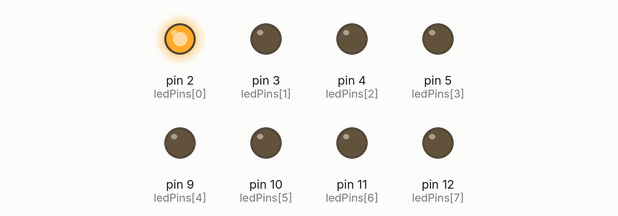
Simulated run of this sketch. Board: Arduino Uno, built with avr-gcc and run on an emulated ATmega328P. Parts: output pins drawn as LEDs (lit = HIGH).

Above: at 0.05 s.
At 0.65 s:
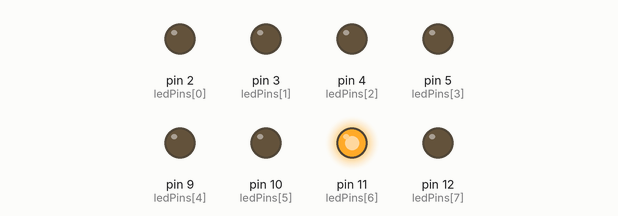
At 1.25 s:
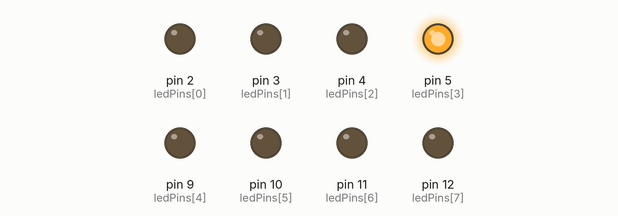
At 1.75 s:
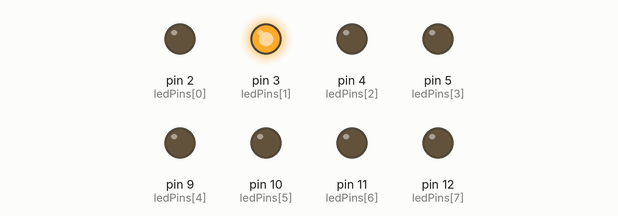
At 2.4 s:
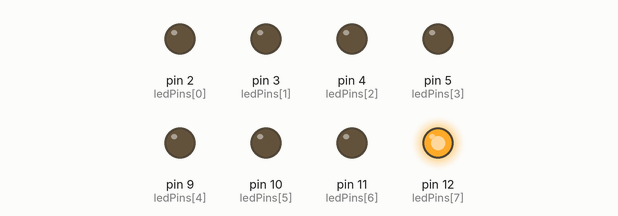
At 3.45 s:
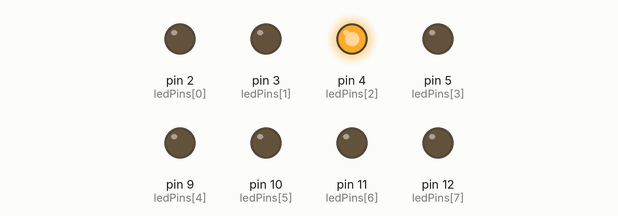
Timing chart, 0 to 3.8 s (numbered marks = the images above):
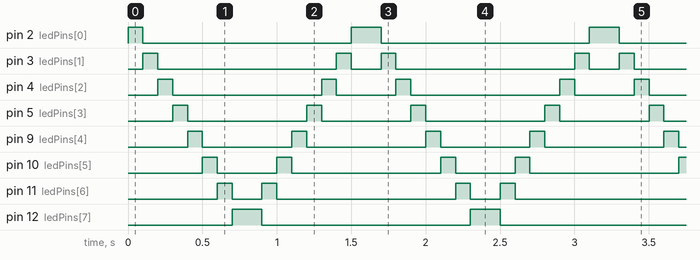

The sketch:

series.ino
```cpp
int ledPins[8]={2,3,4,5,9,10,11,12};
void setup() {
  // put your setup code here, to run once:
for(int i=0;i<8;i++)
pinMode(ledPins[i],OUTPUT);
}

void loop() {
  // put your main code here, to run repeatedly:
for(int i=0;i<8;i++){
  for(int j=0;j<8;j++){
    if(j==i)digitalWrite(ledPins[j],HIGH);
    else digitalWrite(ledPins[j],LOW);
  }
  delay(100);
}
for(int i=7;i>=0;i--){
  for(int j=0;j<8;j++){
    if(j==i)digitalWrite(ledPins[j],HIGH);
    else digitalWrite(ledPins[j],LOW);
  }
  delay(100);
}
}
 
```

Measured:
- by itself, pin 2 (ledPins[0]): repeats every 1.6 s: LOW 1.4 s, HIGH 0.20 s
- by itself, pin 3 (ledPins[1]): repeats every 1.6 s: LOW 1.2 s, HIGH 0.10 s, LOW 0.20 s, HIGH 0.10 s
- by itself, pin 4 (ledPins[2]): repeats every 1.6 s: LOW 1.0 s, HIGH 0.10 s, LOW 0.40 s, HIGH 0.10 s
- by itself, pin 5 (ledPins[3]): repeats every 1.6 s: LOW 0.80 s, HIGH 0.10 s, LOW 0.60 s, HIGH 0.10 s
- by itself, pin 9 (ledPins[4]): repeats every 1.6 s: LOW 0.60 s, HIGH 0.10 s, LOW 0.80 s, HIGH 0.10 s
- by itself, pin 10 (ledPins[5]): repeats every 1.6 s: LOW 0.40 s, HIGH 0.10 s, LOW 1.0 s, HIGH 0.10 s
- by itself, pin 11 (ledPins[6]): repeats every 1.6 s: LOW 0.20 s, HIGH 0.10 s, LOW 1.2 s, HIGH 0.10 s
- by itself, pin 12 (ledPins[7]): alternates HIGH for 0.20 s and LOW for 1.4 s
